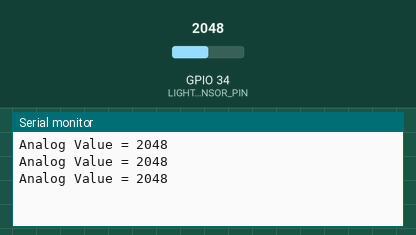
Simulated run of this sketch. Board: ESP32. On the bench: the last lines printed to the serial monitor. The inputs (shaded band) are chosen by the test bench; at power-on: GPIO 34 (LIGHT_SENSOR_PIN) = 2048.

Above: at 1.3 s.
1.4 s: GPIO 34 (LIGHT_SENSOR_PIN) set to 560
At 1.9 s:
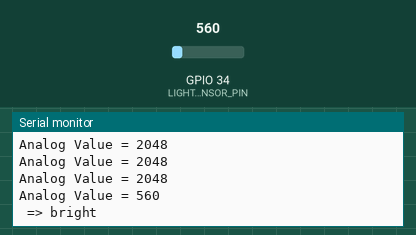
3.5 s: GPIO 34 (LIGHT_SENSOR_PIN) set to 360
At 3.9 s:
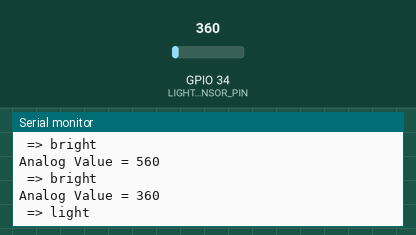
5.5 s: GPIO 34 (LIGHT_SENSOR_PIN) set to 160
At 5.9 s:
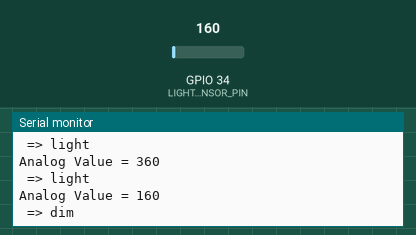
7.5 s: GPIO 34 (LIGHT_SENSOR_PIN) set to 60
At 7.9 s:
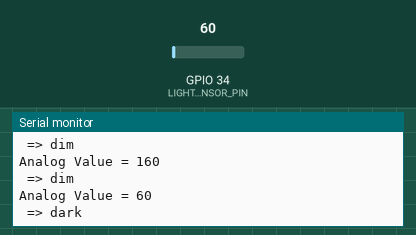
Timing chart, 0 to 10.5 s (numbered marks = the images above; inputs shaded):
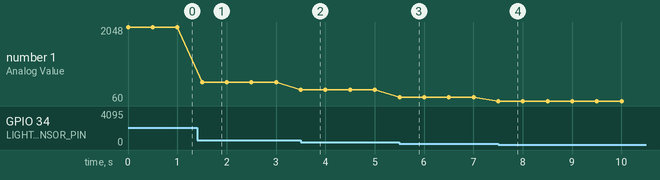

Measured:
- after the input at 1.4 s, the serial monitor: prints a new line after 0.10 s (image 1)
- after the input at 3.5 s, the serial monitor: prints a new line at once (image 2)
- after the input at 5.5 s, the serial monitor: prints a new line at once (image 3)
- after the input at 7.5 s, the serial monitor: prints a new line at once (image 4)
- plotted number 1: 2048 → 560 after the input at 1.4 s, 560 → 360 after the input at 3.5 s, 360 → 160 after the input at 5.5 s, 160 → 60 after the input at 7.5 s

The sketch:

ESP32_Project.ino
```cpp
# define LIGHT_SENSOR_PIN 34 //ESP32 pin GIOP36 (ADCO)

void setup() {
  // Initialise serial communication at 9600 bits per second
  Serial.begin(9600);
}

void loop() {
  // Reads the input on analog ping (value between 0 and 4095)
  int analogValue = analogRead(LIGHT_SENSOR_PIN);

  Serial.print("Analog Value = ");
  Serial.println(analogValue);
  // Qualitatively defined thresholds
  if (analogValue < 100) {
    Serial.println(" => dark ");
  } else if (analogValue < 200) {
    Serial.println(" => dim ");
  } else if (analogValue < 400) {
    Serial.println(" => light ");
  } else if (analogValue < 600) {
    Serial.println(" => bright ");
  }

  delay(500);
}
```
